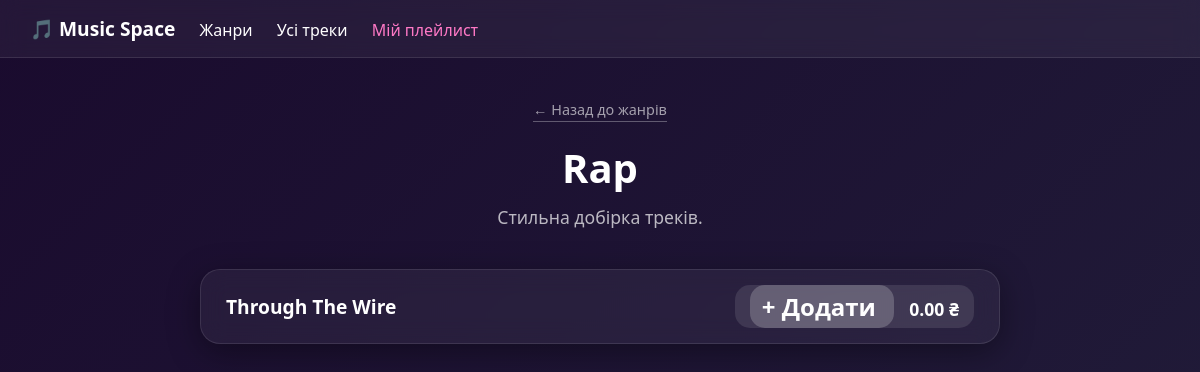
The app's page /music/categories/1/, older data.
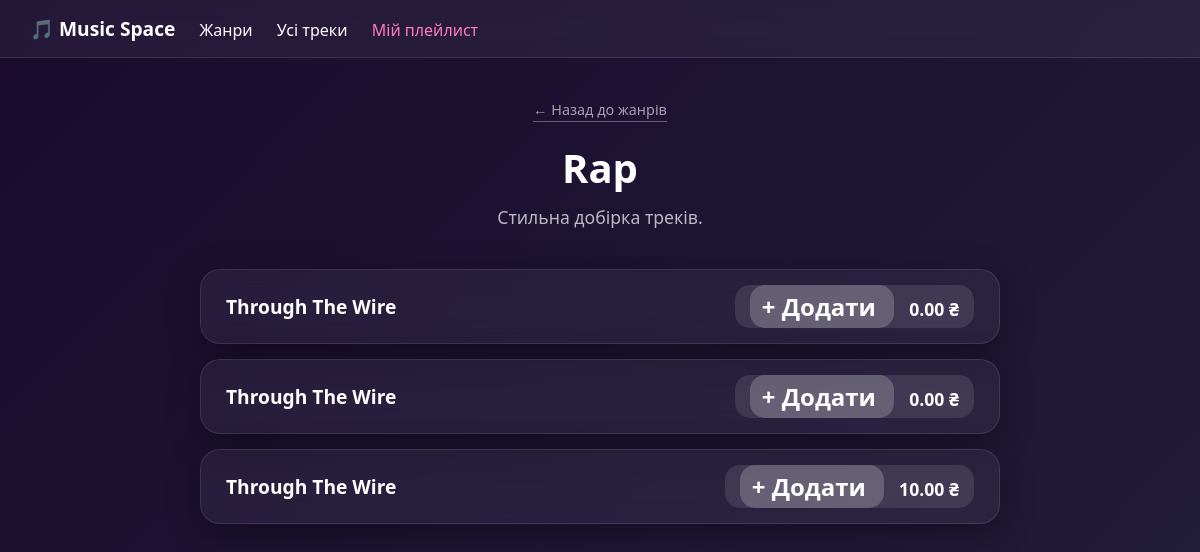
The same page, newer data.
### music/models.py (models this page shows, shortened)
class Product(models.Model):
    name = models.CharField(max_length=255, verbose_name="Назва треку")
    category = models.ForeignKey(Category, on_delete=models.CASCADE, verbose_name="Жанр")
    artist = models.ForeignKey(Artist, on_delete=models.SET_NULL, null=True, blank=True, verbose_name="Виконавець")
    price = models.DecimalField(max_digits=10, decimal_places=2, verbose_name="Ціна (якщо платний)")
    is_available = models.BooleanField(default=True, verbose_name="Доступний для прослуховування")
    created_at = models.DateTimeField(auto_now_add=True, verbose_name="Дата додавання")

### music/views.py (the view)
# urls.py: path('categories/<int:id>/', views.category_detail_view, name='category_detail'),
def category_detail_view(request, id):
    category = get_object_or_404(Category, id=id)
    tracks = Product.objects.filter(category=category)
    context = {
        "title": f"Жанр - {category.name}",
        "category": category,
        "tracks": tracks
    }
    return render(request, 'music/category_detail.html', context)

### templates/music/category_detail.html (shortened to what this page needs)
{% extends 'base.html' %}
{% block content %}
    <div style="margin-bottom: 40px; text-align: center;">
        <a href="{% url 'category_list' %}" style="color: rgba(255,255,255,0.6); text-decoration: none; font-size: 0.9rem; border-bottom: 1px solid rgba(255,255,255,0.3); padding-bottom: 2px;">
            ← Назад до жанрів
        </a>
        <h1 style="font-size: 2.5rem; margin-top: 20px; margin-bottom: 10px;">{{ category.name }}</h1>
        <p style="color: rgba(255,255,255,0.7); font-size: 1.1rem; margin-top: 0;">
            {{ category.description|default:"Стильна добірка треків." }}
        </p>
    </div>
    <div style="max-width: 800px; margin: 0 auto;">
        {% for track in tracks %}
            <div class="glass-card" style="display: flex; justify-content: space-between; align-items: center; margin-bottom: 15px; padding: 15px 25px; text-align: left;">
                <div>
                    <span style="font-size: 1.2rem; font-weight: bold; color: #fff;">{{ track.name }}</span>
                </div>
                <div style="font-weight: bold; color: #fff; font-size: 1.1rem; background: rgba(255,255,255,0.1); padding: 5px 15px; border-radius: 15px;">
                    <a href="{% url 'add_to_playlist' track.id %}" style="background: rgba(255,255,255,0.2); color: #fff; text-decoration: none; padding: 5px 12px; border-radius: 15px; font-weight: bold; margin-right: 15px; transition: 0.3s;">
    + Додати
</a>
                    {{ track.price }} ₴
                </div>
            </div>
        {% empty %}
            <div class="glass-card" style="text-align: center; color: rgba(255,255,255,0.7);">
                У цьому жанрі ще немає треків.
            </div>
        {% endfor %}
    </div>
{% endblock %}

Row changes from the older to the newer data that the page shows:
added Product: name "Through The Wire", price "0.00"
added Product: name "Through The Wire", price "10.00"
